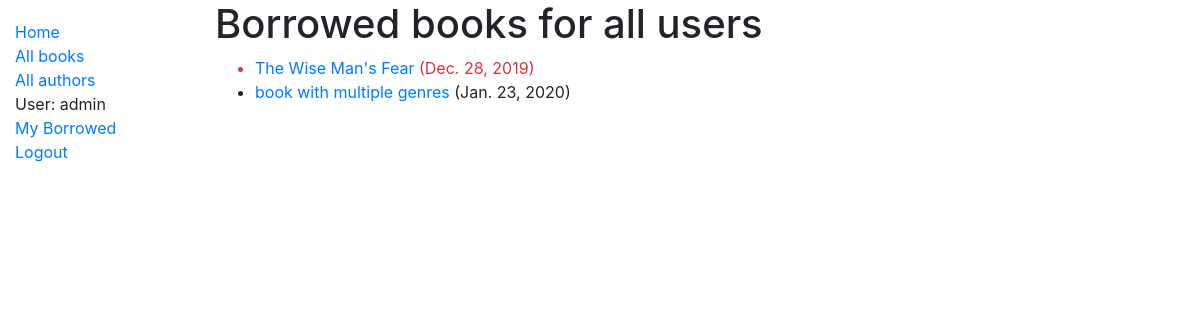
Page /catalog/borrowed/ (signed in) on the committed database.
### catalog/models.py (models this page shows, shortened)
class BookInstance(models.Model):
    id = models.UUIDField(primary_key=True, default=uuid.uuid4, help_text='Unique ID for this particular book across whole library')
    book = models.ForeignKey('Book', on_delete=models.SET_NULL, null=True)
    imprint = models.CharField(max_length=200, help_text='version details of a book')
    due_back = models.DateField(null=True, blank=True)
    borrower = models.ForeignKey(User, on_delete=models.SET_NULL, null=True, blank=True)
    @property
    def is_overdue(self):
        if self.due_back and date.today() > self.due_back:
            return True
        return False
    LOAN_STATUS = (
        ('m', 'Maintenance'),
        ('o', 'On loan'),
        ('a', 'Available'),
        ('r', 'Reserved'),
    )
    status = models.CharField(
        max_length=1,
        choices=LOAN_STATUS,
        blank=True,
        default='m',
        help_text='Book availability',
    )
    class Meta:
        ordering = ['due_back']
        permissions = (
            ('can_mark_returned', 'Set book as returned'),
            ('librarian', 'Librarian access'),
        )

class Book(models.Model):
    title = models.CharField(max_length=200)
    author = models.ForeignKey('Author', on_delete=models.SET_NULL, null=True)
    summary = models.TextField(max_length=1000, help_text='Enter a brief description of the book')
    isbn = models.CharField('ISBN', max_length=13, help_text='13 Character <a href="https://www.isbn-international.org/content/what-isbn">ISBN number</a>')
    genre = models.ManyToManyField(Genre, help_text='Select a genre for this book')
    def display_genre(self):
        """Because one book can have multiple genres, creates a string with the first 3 Genres.
         This is required to display genre in Admin."""
        return ', '.join([genre.name for genre in self.genre.all()[:3]])
    display_genre.short_description = 'Genre'

### catalog/views.py (the view)
# urls.py: path('borrowed/', views.BorrowedBookInstances.as_view() , name='borrowed-books')
class BorrowedBookInstances(PermissionRequiredMixin, generic.ListView):
    model = BookInstance
    permission_required = 'catalog.librarian' # TODO
    template_name = 'catalog/borrowed_book_instances.html'
    paginate_by = 10
    def get_queryset(self):
        return BookInstance.objects.filter(status__exact='o').order_by('due_back')

### catalog/templates/catalog/borrowed_book_instances.html
{% extends "base_generic.html" %}
{% block content %}
    <h1>Borrowed books for all users</h1>
    {% if bookinstance_list %}
    <ul>
      {% for bookinst in bookinstance_list %}
      <li class="{% if bookinst.is_overdue %}text-danger{% endif %}">
        <a href="{% url 'book-detail' bookinst.book.pk %}">{{ bookinst.book.title }}</a> ({{ bookinst.due_back }})
      </li>
      {% endfor %}
    </ul>
    {% else %}
      <p>There are no books borrowed.</p>
    {% endif %}
{% endblock %}

### catalog/templates/base_generic.html (shortened to what this page needs)
<!DOCTYPE html>
<html lang="en">
<head>
  <link rel="stylesheet" href="https://stackpath.bootstrapcdn.com/bootstrap/4.1.3/css/bootstrap.min.css">
  {% load static %}
  <link rel="stylesheet" href="{% static 'css/styles.css' %}">
</head>
<body>
  <div class="container-fluid">
    <div class="row">
      <div class="col-sm-2">
        {% block sidebar %}
          <ul class="sidebar-nav">
            <li><a href="{% url 'index' %}">Home</a></li>
            <li><a href="{% url 'books' %}">All books</a></li>
            <li><a href="{% url 'authors' %}">All authors</a></li>
            {% if user.is_authenticated %}
              <li>User: {{ user.get_username }}</li>
              <li><a href="{% url 'my-borrowed' %}">My Borrowed</a></li>
              <li><a href="{% url 'logout'%}?next={{request.path}}">Logout</a></li>
            {% else %}
              <li><a href="{% url 'login'%}?next={{request.path}}">Login</a></li>
            {% endif %}
          </ul>
        {% endblock %}
      </div>
      <div class="col-sm-10 ">
        {% block content %}
        {% endblock %}
      </div>
    </div>
  </div>
</body>
</html>

### catalog/static/css/styles.css (style rules this page uses)
.sidebar-nav { margin-top: 20px; padding: 0; list-style: none; }

### rows in the picture
BookInstance: book "The Wise Man's Fear", due_back "Dec. 28, 2019"
BookInstance: book "book with multiple genres", due_back "Jan. 23, 2020"

### other values in the picture
{{ user.get_username }} "admin"
